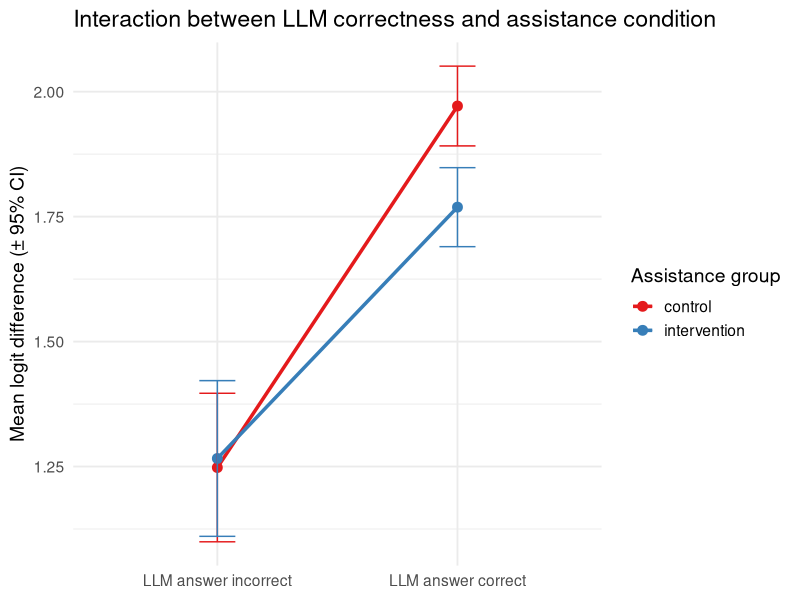
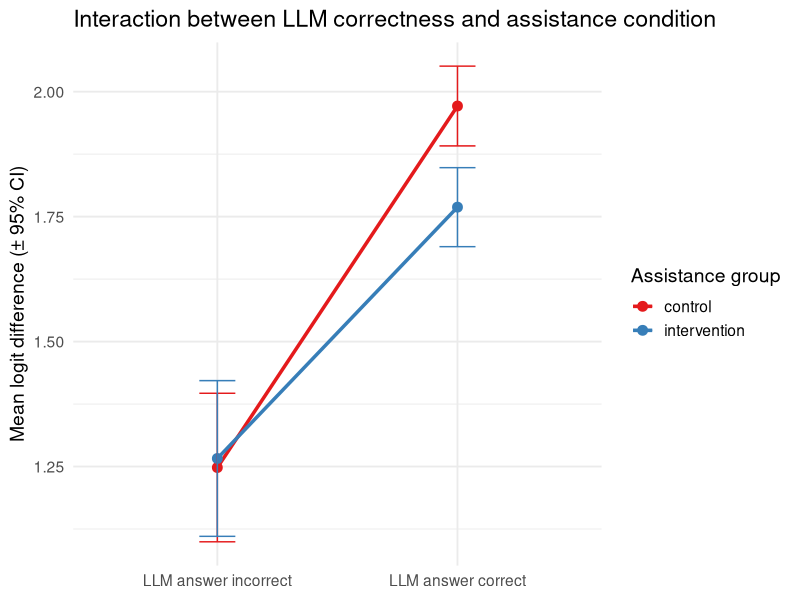

The R source for these figures, in order:
library(lmerTest)
library(dplyr)
library(tidyverse)

data <- read.csv("tidy_data_logit_diffs.csv", stringsAsFactors = FALSE)

data <- data %>%
  mutate(
    participant_code = as.factor(participant_code),
    group = as.factor(group),
    medical_experience = as.numeric(medical_experience),
    legal_experience = as.numeric(legal_experience),
    conlang_experience = as.numeric(conlang_experience),
    native_english = as.numeric(native_english),
    item_id = as.factor(item_id),
    topic = as.factor(topic),
    llm_answer = factor(llm_answer, levels = c("A", "B")),
    correct_answer = factor(correct_answer, levels = c("A", "B")),
    model_correct = as.numeric(model_correct),
    llm_logit_difference = as.numeric(llm_logit_difference)
  )

data <- data %>% filter(group != 'no assistance')

data <- data %>%
  mutate(
    medical_experience = ifelse(medical_experience == "", NA, medical_experience),
    legal_experience = ifelse(legal_experience == "", NA, legal_experience),
    conlang_experience = ifelse(conlang_experience == "", NA, conlang_experience),
    native_english = ifelse(native_english == "", NA, native_english)
  ) %>%
  filter(
    !is.na(medical_experience),
    !is.na(legal_experience),
    !is.na(conlang_experience),
    !is.na(native_english)
  )

model <- lmer(
  llm_logit_difference ~ model_correct * group + medical_experience + legal_experience +
    conlang_experience + native_english +
    (1 | participant_code) + (1 | topic/item_id),
  data = data
)

summary(model)

###########################
library(dplyr)
library(ggplot2)

interaction_df <- data %>%                           
  group_by(model_correct, group) %>%                 
  summarise(
    mean      = mean(llm_logit_difference, na.rm = TRUE),
    sd        = sd(llm_logit_difference,   na.rm = TRUE),
    n         = n(),
    se        = sd / sqrt(n),
    ci_lower  = mean - qt(0.975, df = n - 1) * se,
    ci_upper  = mean + qt(0.975, df = n - 1) * se,
    .groups   = "drop"
  ) %>%
  mutate(
    model_status = factor(model_correct,
                          levels = c(0, 1),
                          labels = c("LLM answer incorrect",
                                     "LLM answer correct"))
  )

p <- ggplot(interaction_df,
            aes(x = model_status,
                y = mean,
                colour = group,
                group = group)) +
  geom_line(size = 1.2) +
  geom_point(size = 3) +
  geom_errorbar(aes(ymin = ci_lower, ymax = ci_upper),
                width = 0.15) +
  labs(x = NULL,
       y = "Mean logit difference (± 95% CI)",
       colour = "Assistance group",
       title = "Interaction between LLM correctness and assistance condition") +
  scale_colour_brewer(palette = "Set1") +
  theme_minimal(base_size = 14) +
  theme(legend.position = "right")

print(p)

ggsave("figures/interaction_plot.png",
       plot   = p,
       width  = 6,
       height = 4,
       units  = "in",
       dpi    = 300)
